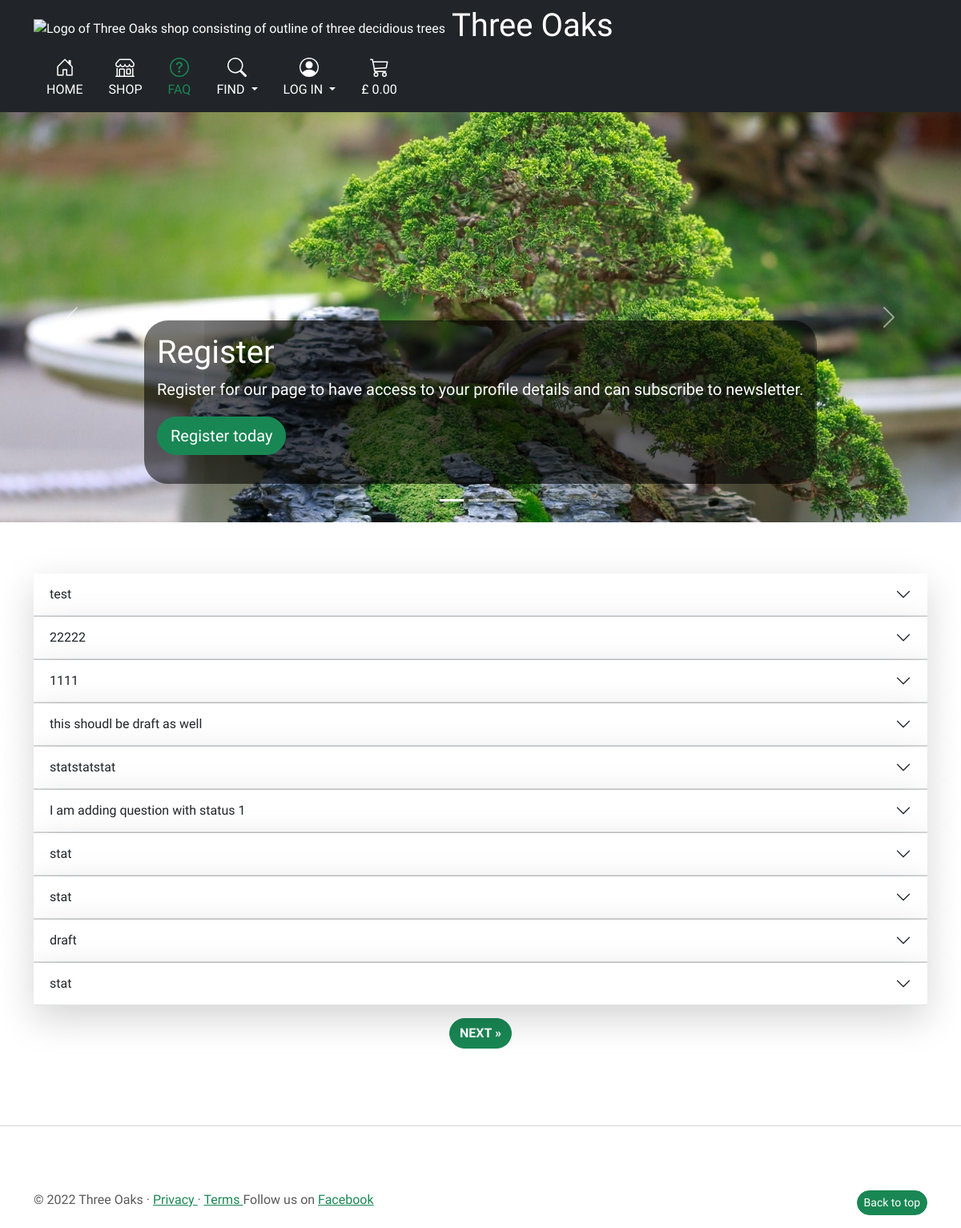
The app's page /questions/, older data.
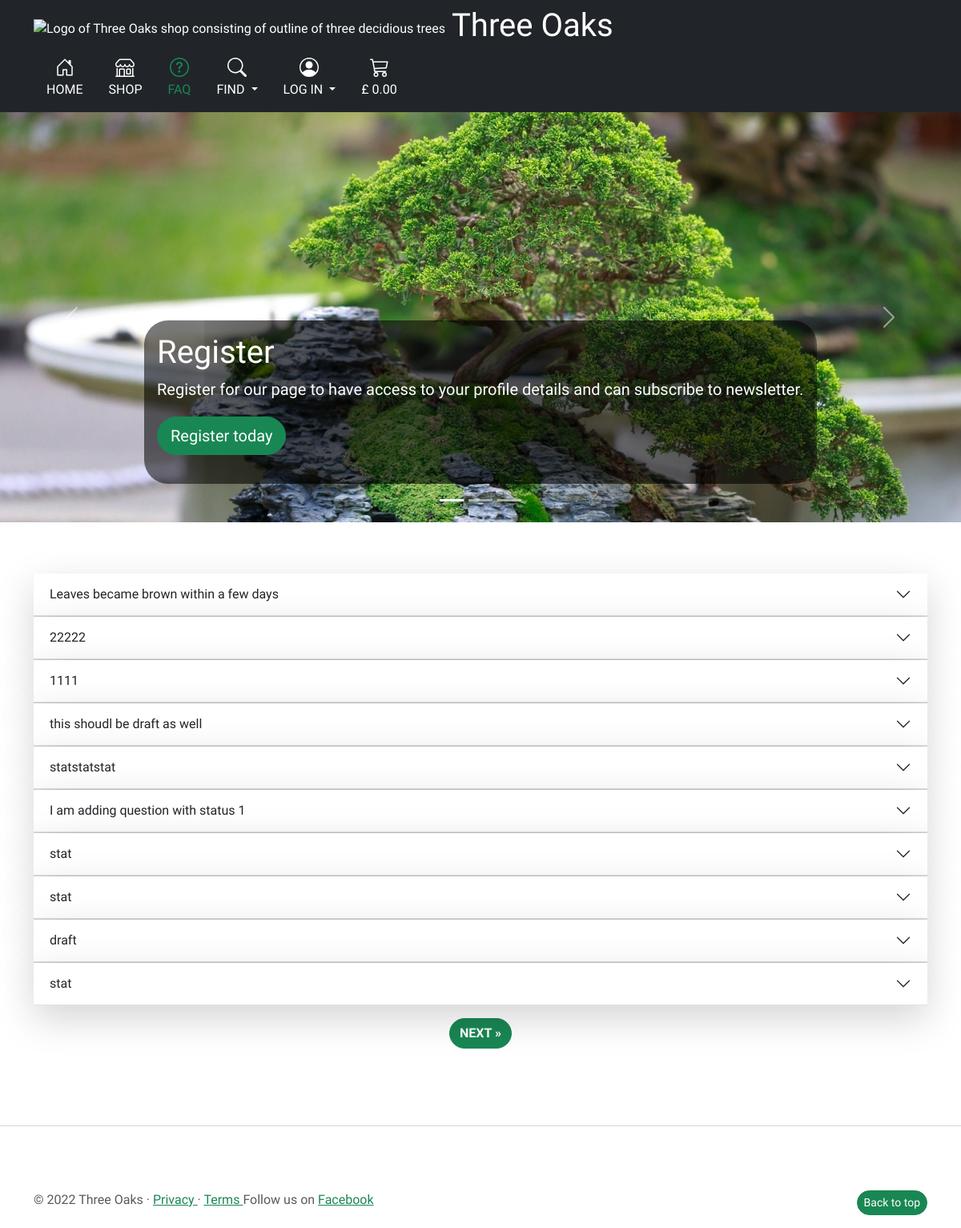
The same page, newer data.
### questions/models.py (models this page shows, shortened)
class Question(models.Model):
    header = models.CharField(max_length=254)
    detail = models.TextField()
    answer = models.TextField(blank=True)
    image_url = models.URLField(max_length=1024, null=True, blank=True)
    image = models.ImageField(null=True, blank=True)
    image_alt = models.CharField(max_length=254, null=True, blank=True)
    author = models.ForeignKey(User, on_delete=models.CASCADE,
                               related_name="questions")
    created_on = models.DateTimeField(auto_now=True, editable=False)
    updated_on = models.DateTimeField(auto_now=True, editable=False)
    status = models.IntegerField(choices=STATUS_CHOICES, default=0)
    class Meta:
        ordering = ['-created_on']

### questions/views.py (the view)
# urls.py: path('', views.QuestionsList.as_view(), name='questions'),
class QuestionsList(generic.ListView):
    model = Question
    queryset = Question.objects.filter(status=1).order_by('-created_on')
    template_name = 'questions/questions.html'
    paginate_by = 10

### trolley/contexts.py (called while the page is built, shortened)
def trolley_contents(request):
    trolley_items = []
    total = 0
    tree_count = 0
    trolley = request.session.get('trolley', {})
    if total < settings.FREE_DELIVERY_THRESHOLD:
        delivery = total * Decimal(settings.STANDARD_DELIVERY_PERCENTAGE / 100)
        free_delivery_delta = settings.FREE_DELIVERY_THRESHOLD - total
    else:
        delivery = 0
        free_delivery_delta = 0
    grand_total = delivery + total
    context = {
        'trolley_items': trolley_items,
        'total': total,
        'tree_count': tree_count,
        'delivery': delivery,
        'free_delivery_delta': free_delivery_delta,
        'free_delivery_threshold': settings.FREE_DELIVERY_THRESHOLD,
        'grand_total': grand_total,
    }
    return context

### questions/templates/questions/questions.html (shortened to what this page needs)
{% extends "base.html" %}
{% load static %}
{% block extra_css %}
<link rel="stylesheet" href="{% static 'questions/css/bootstrap-carusel.css' %}">
{% endblock %}
{% block content %}
<main class="">
  {% if user.is_authenticated %}
  {% include 'questions/includes/carousel_faq.html' %}
  {% else %}
  {% include '../includes/carousel.html' %}
  {% endif %}
  <div class="container marketing">
    <div class="accordion accordion-flush" id="list-of-questions">
      {% for question in question_list %}
      <div class="accordion-item">
        <h2 class="accordion-header" id="heading-{{ question.id }}">
          <button class="accordion-button collapsed border-bottom border-muted shadow-lg"
                  type="button" data-bs-toggle="collapse" data-bs-target="#question-id-{{ question.id }}"
                  aria-expanded="true" aria-controls="question-id-{{ question.id }}">
            {{ question.header }}
          </button>
        </h2>
      </div>
      {% empty %}
      <h4>We currenlty have no questions. Please feel welcome to ask us about bonsai.
      </h4>
      {% endfor %}
    </div>
  </div>
{% if is_paginated %}
<nav class="" aria-label="Page navigation">
  <ul class="pagination justify-content-center">
    {% if page_obj.has_next %}
    <li>
      <a class="btn btn-success rounded-pill mt-3 fw-bold" href="?page={{ page_obj.next_page_number }}"> NEXT &raquo;
      </a>
    </li>
    {% endif %}
  </ul>
</nav>
{% endif %}
</main>
{% endblock %}

Row changes from the older to the newer data that the page shows:
removed Question: header "test"
added Question: header "Leaves became brown within a few days"
